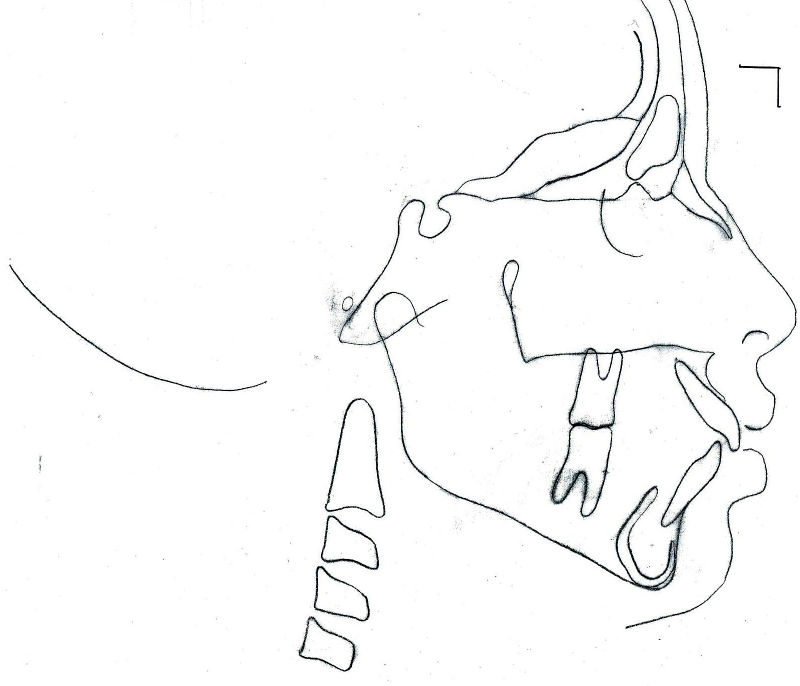
#> input picture Bouamama Seif El Islam.jpg, 1600 x 1371 px, given in place of detect.jpg, which was not available (shown at 1/2 size)
$ python detect_opencv.py   (older library calls are emulated)
#> lines starting #> are read from the running program, lines starting #| are printed output that depends on the picture; after the words box and inside, x2 and y2 are one past the last pixel; in counts of white or black regions, pixels touching at a corner belong together; pictures that were not available may be replaced by others from this repository, and a replacement may not be noted
from __future__ import print_function
import numpy as np
import cv2
import argparse

# [7 lines of commented-out code are left out]
image = cv2.imread('C://Users//Tarek//Pictures//detect.jpg')
#> image is the input picture: shape (1371, 1600, 3); mean B, G, R 249.6, 249.6, 249.3
cv2.imshow("Original", image)

# convert the color image into grayscale
grayScale = cv2.cvtColor(image, cv2.COLOR_BGR2GRAY)

# Find edges in the image using canny edge detection method
# Calculate lower threshold and upper threshold using sigma = 0.33
sigma = 0.33
v = np.median(grayScale)
#> v = 255
low = int(max(0, (1.0 - sigma) * v))
#> low = 170
high = int(min(255, (1.0 + sigma) * v))
#> high = 255

edged = cv2.Canny(grayScale, low, high)
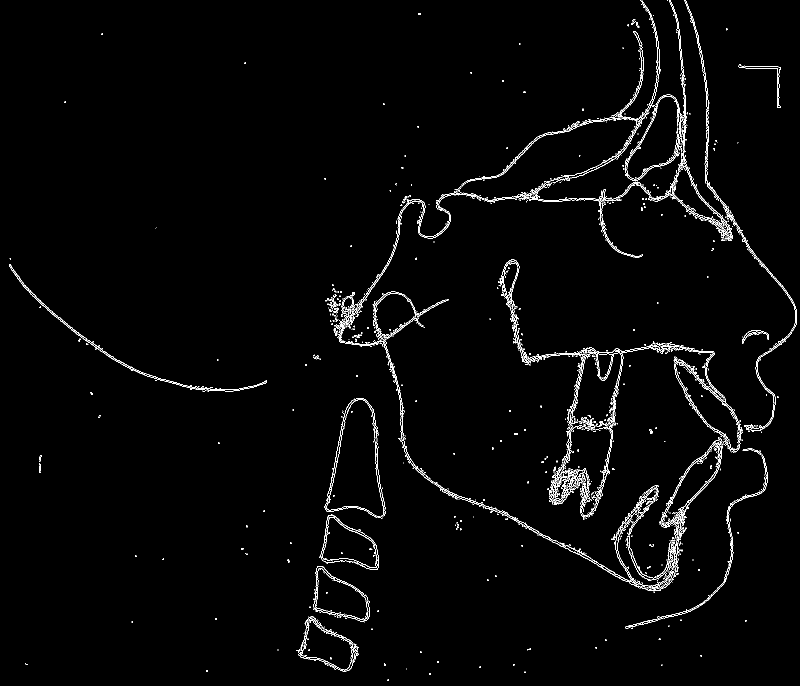
#> edged: shape (1371, 1600) (shown at 1/2 size); 1.8% white in thin lines or dots

# After finding edges we have to find contours
# Contour is a curve of points with no gaps in the curve
# It will help us to find location of shapes

# cv2.RETR_EXTERNAL is passed to find the outermost contours (because we want to outline the shapes)
# cv2.CHAIN_APPROX_SIMPLE is removing redundant points along a line
(_, cnts, _) = cv2.findContours(edged,
                                cv2.RETR_EXTERNAL, cv2.CHAIN_APPROX_SIMPLE)
#> cnts = 1316 contours, 1267 with area under 20; largest, box (x1, y1, x2, y2) and area: (1303, 885, 1446, 1182) 7234, (639, 1031, 758, 1140) 6504, (600, 1233, 708, 1341) 6038, (712, 0, 1320, 628) 2680, (1377, 22, 1593, 862) 2194


'''
We are going to use contour approximation method to find vertices of
geometric shapes. The alogrithm  is also known as Ramer Douglas Peucker alogrithm.
In OpenCV it is implemented in cv2.approxPolyDP method.abs

detectShape() function below takes a contour as parameter and
then returns its shape
 '''


def detectShape(cnt):
    shape = 'unknown'
    # calculate perimeter using
    peri = cv2.arcLength(c, True)
    # apply contour approximation and store the result in vertices
    vertices = cv2.approxPolyDP(c, 0.04 * peri, True)

    # If the shape it triangle, it will have 3 vertices
    if len(vertices) == 3:
        shape = 'triangle'

    # if the shape has 4 vertices, it is either a square or
    # a rectangle
    elif len(vertices) == 4:
        # using the boundingRect method calculate the width and height
        # of enclosing rectange and then calculte aspect ratio

        x, y, width, height = cv2.boundingRect(vertices)
        aspectRatio = float(width) / height

        # a square will have an aspect ratio that is approximately
        # equal to one, otherwise, the shape is a rectangle
        if aspectRatio >= 0.95 and aspectRatio <= 1.05:
            shape = "square"
        else:
            shape = "rectangle"

    # if the shape is a pentagon, it will have 5 vertices
    elif len(vertices) == 5:
        shape = "pentagon"

    # otherwise, we assume the shape is a circle
    else:
        shape = "circle"

    # return the name of the shape
    return shape


# Now we will loop over every contour
# call detectShape() for it and
# write the name of shape in the center of image

# loop over the contours
for c in cnts:
    # compute the moment of contour
    M = cv2.moments(c)
    # From moment we can calculte area, centroid etc
    # The center or centroid can be calculated as follows
#> (the run stopped early here; a loop or call above may not have finished)

$ run again, on Bouaziz Selsabil.jpg
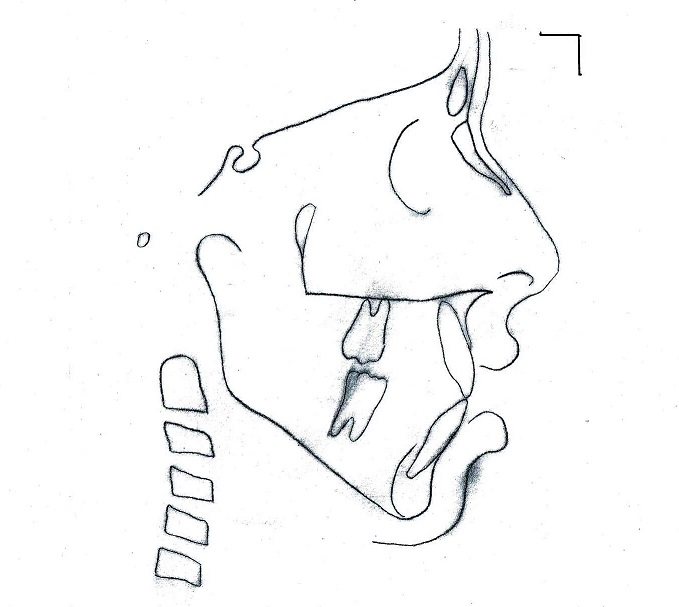
#> input picture Bouaziz Selsabil.jpg, 679 x 607 px, given in place of detect.jpg, which was not available
#> image is the input picture: shape (607, 679, 3); mean B, G, R 248.8, 248.6, 248.3
#> v = 255
#> low = 170
#> high = 255
#> `edged = cv2.Canny(grayScale, low, high)`:
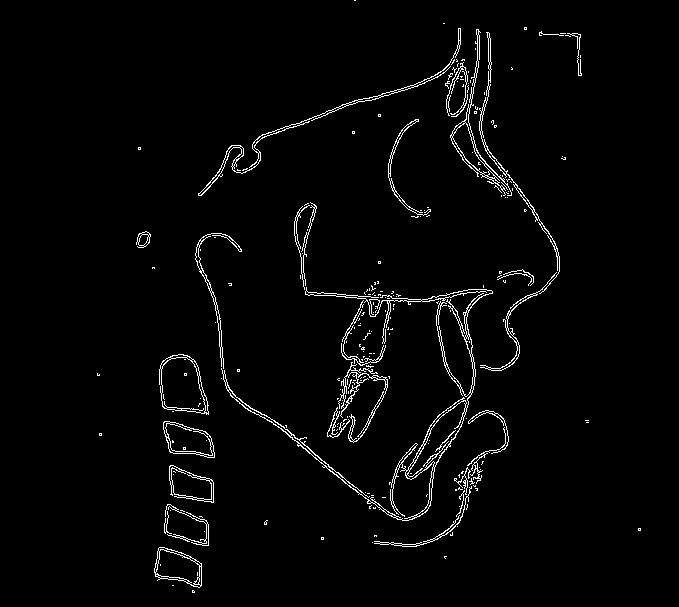
#> edged: shape (607, 679); 2.4% white in thin lines or dots, all inside (x1, y1, x2, y2) = (97, 0, 641, 593)
#> cnts = 205 contours, 183 with area under 20; largest, box (x1, y1, x2, y2) and area: (221, 287, 493, 521) 3155, (159, 354, 209, 415) 2165, (154, 547, 202, 588) 1274, (163, 421, 215, 458) 1248, (169, 465, 214, 503) 1062

$ run again, on Bougheda Fady.jpg
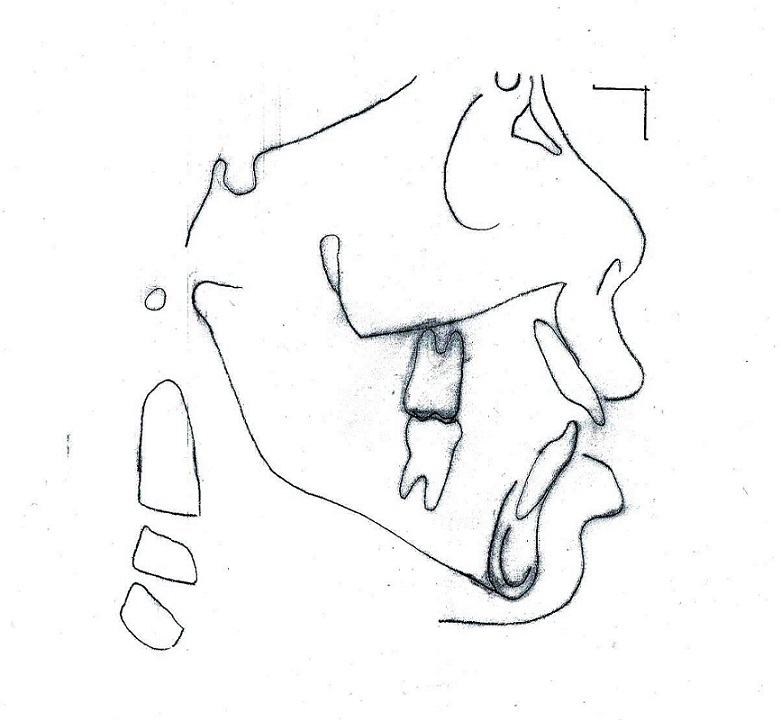
#> input picture Bougheda Fady.jpg, 781 x 720 px, given in place of detect.jpg, which was not available
#> image is the input picture: shape (720, 781, 3); mean B, G, R 248.4, 248.2, 247.9
#> v = 255
#> low = 170
#> high = 255
#> `edged = cv2.Canny(grayScale, low, high)`:
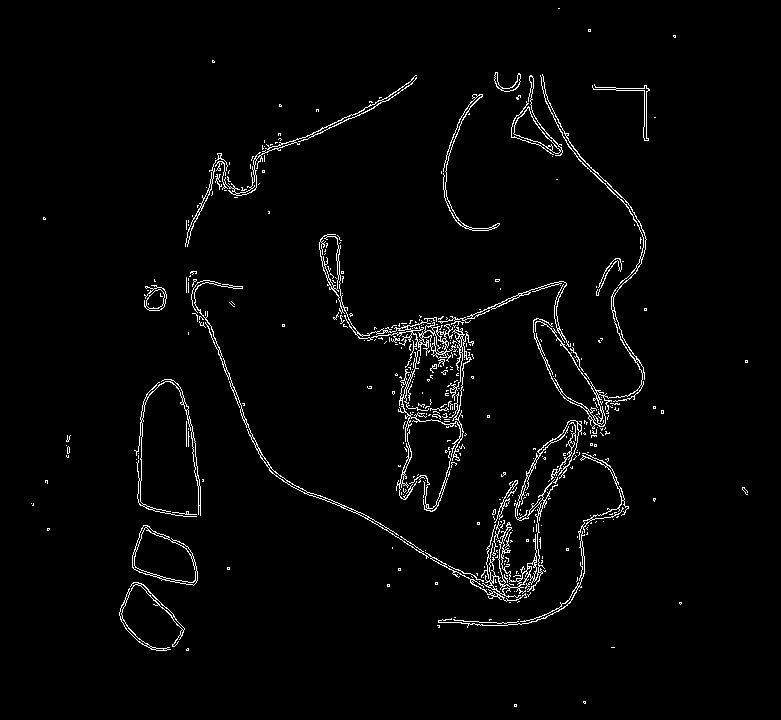
#> edged: shape (720, 781); 2.5% white in thin lines or dots, all inside (x1, y1, x2, y2) = (31, 8, 748, 707)
#> cnts = 384 contours, 363 with area under 20; largest, box (x1, y1, x2, y2) and area: (132, 525, 198, 586) 2522, (319, 234, 474, 461) 1851, (425, 420, 582, 602) 1176, (533, 74, 647, 429) 1168, (513, 75, 563, 156) 768
